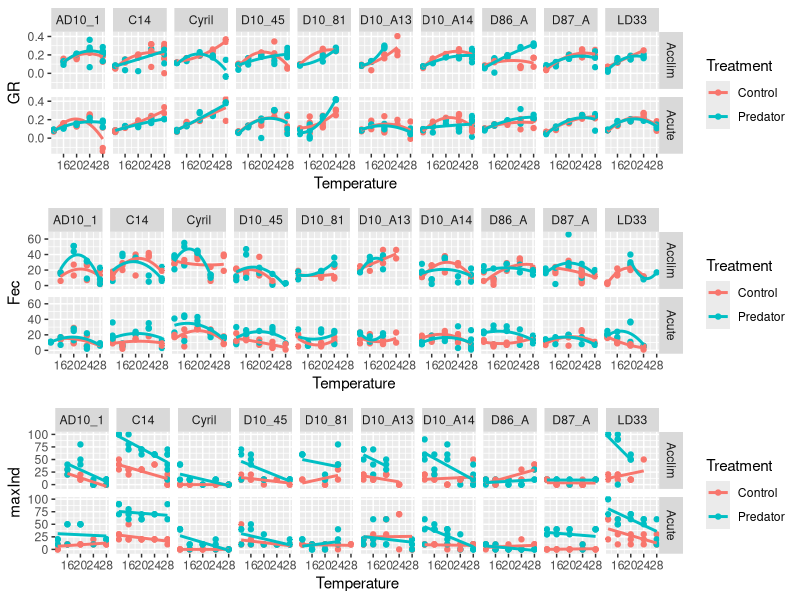

The R script that drew this image:
# 20.12.18
# Make All Traits from Raw Data ----

# SGR calculated as linear regression on log Body Size from Intial to Final Juvenile Instar
# Fec calcuated as sum of the number of neonates
# Induction calcuated as max induction
# NO SCALING because 0 matters to TPC.

#libraries
library(tidyverse)

# data
hebe_all <- read_csv("./Data/AllResults_18_07_18.csv")

# Make the trait data ----

hebe_all %>% filter()

# Somatic Growth Data ----
SGR <- hebe_all %>% 
  filter(Clone != "D10_74", Clone != "LD35", Clone != "LD34") %>% 
  mutate(Experiment = case_when(
    Experiment == "Acute" ~ "Acute",
    Experiment == "Aclim" ~ "Acclim",
    Experiment == "Acclim" ~ "Acclim")) %>% 
  filter(Mature == "J") %>% 
  select(ID, Clone, Temperature, Treatment, Experiment, Age, Body) %>% 
  mutate(log.Body = log(Body)) %>% 
  na.omit() %>% 
  distinct()

unique(SGR$Clone)

# calculate GR
SGR_scale <- SGR %>%  
  group_by(ID, Clone, Temperature, Treatment, Experiment) %>% 
  nest() %>% 
  mutate(model = map(.x = data , .f = ~lm(log.Body ~ Age, data = .))) %>% 
  mutate(GR = map_dbl(.x = model, .f = ~coef(.)[2]))

# Fecundity Data ----

Fec_scale <- hebe_all %>% 
  filter(Clone != "D10_74", Clone != "LD35", Clone != "LD34") %>% 
  mutate(Experiment = case_when(
    Experiment == "Acute" ~ "Acute",
    Experiment == "Aclim" ~ "Acclim",
    Experiment == "Acclim" ~ "Acclim")) %>% 
  filter(Mature == "A"&No.Neonates>=1) %>% 
  group_by(ID, Clone, Temperature, Treatment, Experiment) %>% 
  mutate(Fec = sum(No.Neonates, na.rm = TRUE)) %>%
  select(Clone, Temperature, Treatment, Experiment, Fec) %>% 
  distinct()

# Induction Data
maxInd_scale <- hebe_all %>%
  filter(Clone != "D10_74", Clone != "LD35", Clone != "LD34") %>% 
  mutate(Experiment = case_when(
    Experiment == "Acute" ~ "Acute",
    Experiment == "Aclim" ~ "Acclim",
    Experiment == "Acclim" ~ "Acclim")) %>% 
  filter(Mature == "J") %>% 
  select(ID, Clone, Temperature, Treatment, Experiment, Spikes, Pedestal) %>% 
  mutate(IndScore = Spikes*10 + Pedestal) %>% 
  group_by(ID, Clone, Temperature, Treatment, Experiment) %>% 
  mutate(maxInd = max(IndScore)) %>% 
  select(Clone, Temperature, Treatment, Experiment, maxInd) %>% 
  distinct()


# Initial Plots of three traits by temperature ----
p_Gr <- ggplot(SGR_scale, aes(x = Temperature, y = GR,
                              colour = Treatment))+
  geom_point()+
  geom_smooth(method = lm, formula = y ~ poly(x, 2), se = FALSE)+
  facet_grid(Experiment ~ Clone)

p_Fec <- ggplot(Fec_scale, aes(x = Temperature, y = Fec,
                               colour = Treatment))+
  geom_point()+
  geom_smooth(method = lm, formula = y ~ poly(x, 2), se = FALSE)+
  facet_grid(Experiment ~ Clone)

p_Ind <- ggplot(maxInd_scale, aes(x = Temperature, y = maxInd,
                                  colour = Treatment))+
  geom_point()+
  geom_smooth(method = lm, se = FALSE)+
  facet_grid(Experiment ~ Clone)

gridExtra::grid.arrange(p_Gr, p_Fec, p_Ind)
